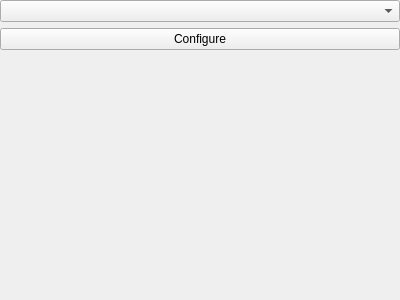
<?xml version="1.0" encoding="UTF-8"?>
<ui version="4.0">
 <class>StateMachine</class>
 <widget class="QWidget" name="StateMachine">
  <property name="geometry">
   <rect>
    <x>0</x>
    <y>0</y>
    <width>400</width>
    <height>300</height>
   </rect>
  </property>
  <property name="windowTitle">
   <string>Form</string>
  </property>
  <layout class="QVBoxLayout" name="verticalLayout">
   <property name="leftMargin">
    <number>0</number>
   </property>
   <property name="topMargin">
    <number>0</number>
   </property>
   <property name="rightMargin">
    <number>0</number>
   </property>
   <property name="bottomMargin">
    <number>0</number>
   </property>
   <item>
    <widget class="QComboBox" name="m_pCurrentState"/>
   </item>
   <item>
    <widget class="QPushButton" name="m_pConfigure">
     <property name="text">
      <string>Configure</string>
     </property>
    </widget>
   </item>
   <item>
    <spacer name="verticalSpacer">
     <property name="orientation">
      <enum>Qt::Vertical</enum>
     </property>
     <property name="sizeHint" stdset="0">
      <size>
       <width>20</width>
       <height>225</height>
      </size>
     </property>
    </spacer>
   </item>
  </layout>
 </widget>
 <resources/>
 <connections>
  <connection>
   <sender>m_pConfigure</sender>
   <signal>clicked()</signal>
   <receiver>StateMachine</receiver>
   <slot>slotSettings()</slot>
   <hints>
    <hint type="sourcelabel">
     <x>265</x>
     <y>15</y>
    </hint>
    <hint type="destinationlabel">
     <x>278</x>
     <y>98</y>
    </hint>
   </hints>
  </connection>
 </connections>
 <slots>
  <slot>slotSettings()</slot>
 </slots>
</ui>
